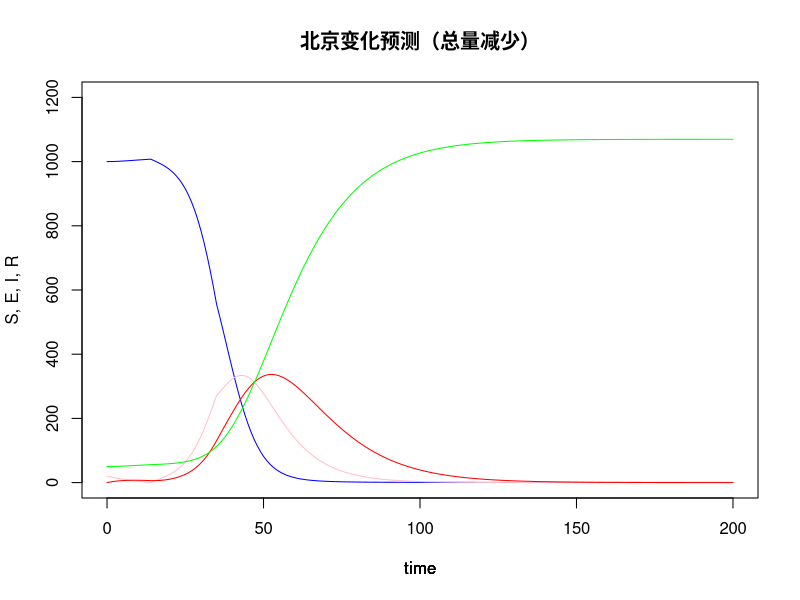

Recreate this plot in R. (Note: this script raises an error after producing the figure.)
#PCL implementation of SEIR for CDC@SZ
#Authors: WH Li, XY Wei
#Jan 27, 2020

#remove (list = objects() )
library (deSolve) 

#the function for SEIR
seir_model = function (current_timepoint, state_values, parameters)
{
  # create state variables (local variables)
  S = state_values [1]        # susceptibles
  E = state_values [2]        # exposed
  I = state_values [3]        # infectious
  R = state_values [4]        # recovered
  
  with ( 
    as.list (parameters),     # variable names within parameters can be used 
    {
      # compute derivatives
      dS = (-beta * S * I)
      dE = (beta * S * I) - (delta * E)
      dI = (delta * E) - (gamma * I)
      dR = (gamma * I)
      
      # combine results
      results = c (dS, dE, dI, dR)
      list (results)
    }
  )
}


#set parameters
contact_rate = 5                     # number of contacts per day
transmission_probability = 0.035       # transmission probability
infectious_period = 14                # infectious period
latent_period = 10                    # latent period

beta_value =  contact_rate * transmission_probability
#beta_value = 0.8
gamma_value = 1 / infectious_period
delta_value = 1 / latent_period
Ro = beta_value / gamma_value

parameter_list = c (beta = beta_value, gamma = gamma_value, delta = delta_value)

#Set initial S,E,I,R values
W = 1000        # susceptible hosts
X = 20           # infectious hosts
Y = 0            # recovered hosts
Z = 50           # exposed hosts

N = W + X + Y + Z

initial_values = c (S = W/N, E = X/N, I = Y/N, R = Z/N)
	
timepoints = seq (0, 1, by=1)

output <- c(time=0, initial_values)

model = c(0.1, 1, 0.75, 1)
#model = c(0.25, 0.95, 0.6, 1)
#model = c(0.25, 1.05, 1.2, 1)

adj = 0.2

for (i in 1:200) {
	if (i <= 14 ) {
		beta_value = model[1] - adj
	} else if (i <= 35) {
		beta_value = model[2] - adj
	} else if (i <= 95) {
		beta_value = model[3] - adj
	} else {
		beta_value = model[4] - adj
	}
	#beta_value = beta_value * 0.99
	parameter_list = c (beta = beta_value, gamma = gamma_value, delta = delta_value)
	stage = lsoda (initial_values, timepoints, seir_model, parameter_list)
	initial_values = stage[c(4,6,8,10)]
    output <- rbind(output, c(time=i, initial_values))
}

scale = 1.2

# plot (I * N ~ time, data = output, type='b', col = 'blue', ylab = 'Infectious', main = 'Wuhan infectious')

# susceptible hosts over time plot (S * N ~ time, data = output, type='l', col = 'blue', ylab = 'S, E, I, R', main = 'SEIR epidemic') 
plot (S * N ~ time, data = output, type='l', ylim = c(0,W * 1.2), col = 'blue', ylab = 'S, E, I, R', main = '北京变化预测（总量减少）') 
# remain on same frame
par (new = TRUE)    
# exposed hosts over time
plot (E * N ~ time, data = output, type='l', ylim = c(0,W * 1.2), col = 'pink', ylab = '', axes = FALSE)
# remain on same frame
par (new = TRUE) 
# infectious hosts over time
plot (I * N ~ time, data = output, type='l', ylim = c(0,W * 1.2), col = 'red', ylab = '', axes = FALSE) 
# remain on same frame
par (new = TRUE)  
# recovered hosts over time
plot (R * N ~ time, data = output, type='l', ylim = c(0,W * 1.2), col = 'green', ylab = '', axes = FALSE)
par (new = TRUE)                                              
# recovered hosts over time                                   
plot (city[,c("Beijing")] ~ city[,c("Time")], type='o',xlim = c(0,200), ylim = c(0,W * 1.2))
# remain on same frame
par (new = TRUE) 
legend(x=150,y=W,legend=c("Susceptible","Exposed","Infectious","Recovered","Actural"),col=c("blue","pink","red","green","black"), lty=1, cex=0.8)
